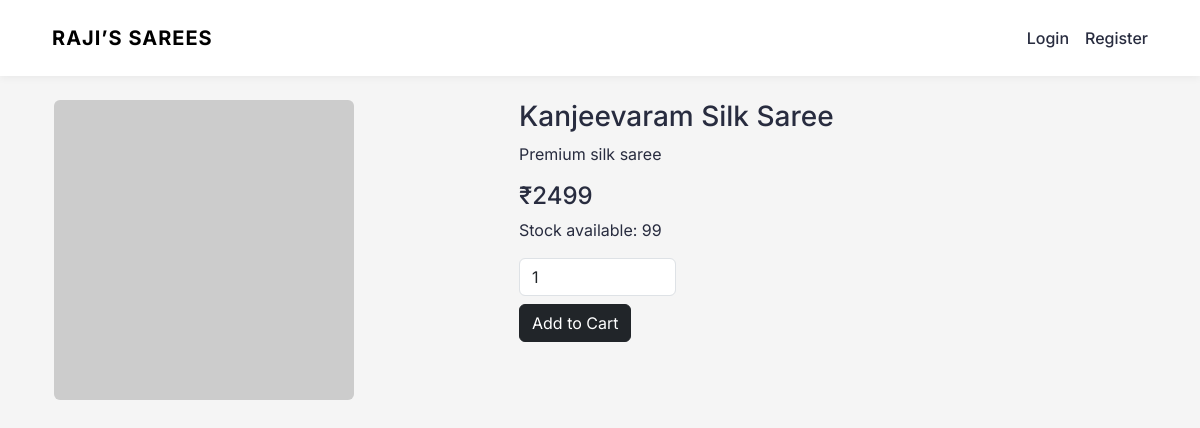
Before: /product/1 with the older database file.
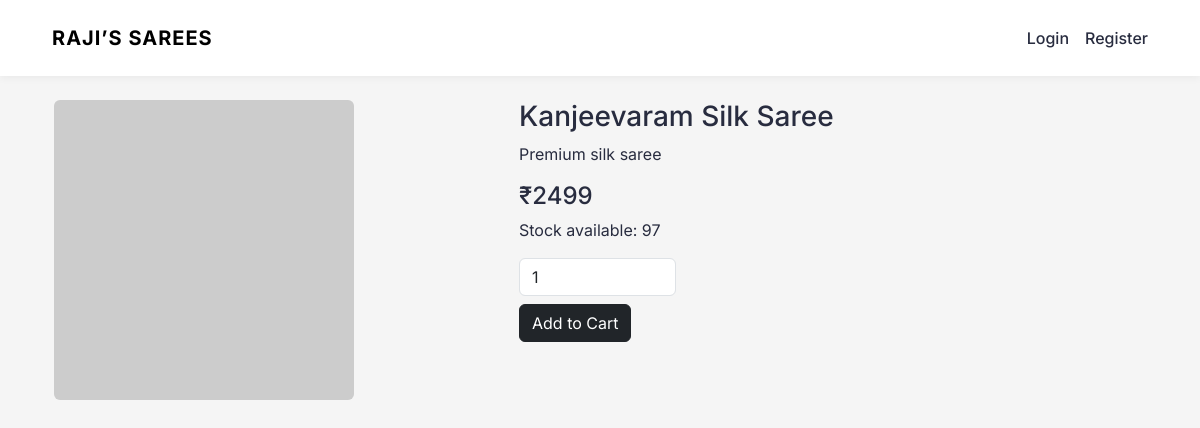
After: the same page with the newer database file.
### app.py (models this page shows)
class Product(db.Model):
    id = db.Column(db.Integer, primary_key=True)
    name = db.Column(db.String(150), nullable=False)
    price = db.Column(db.Integer, nullable=False)
    stock = db.Column(db.Integer, nullable=False)  # NEW
    image = db.Column(db.String(300), nullable=False)
    description = db.Column(db.Text, nullable=False)

### app.py (the view)
@app.route("/product/<int:id>")
def product_detail(id):
    product = Product.query.get_or_404(id)
    return render_template("product_detail.html", product=product)

### templates/product_detail.html
{% extends "base.html" %}
{% block content %}
<div class="container mt-4">
  <div class="row">
    <div class="col-md-5">
      <img src="{{ product.image }}" class="img-fluid rounded">
    </div>
    <div class="col-md-7">
      <h3>{{ product.name }}</h3>
      <p>{{ product.description }}</p>
      <h4>₹{{ product.price }}</h4>
      <p>Stock available: {{ product.stock }}</p>
      {% if product.stock > 0 %}
      <form method="POST" action="/add-to-cart/{{ product.id }}">
        <input
          type="number"
          name="quantity"
          value="1"
          min="1"
          max="{{ product.stock }}"
          class="form-control w-25 mb-2"
        >
        <button class="btn btn-dark">
          Add to Cart
        </button>
      </form>
      {% else %}
        <p class="text-danger">Out of stock</p>
      {% endif %}
    </div>
  </div>
</div>
{% endblock %}

Changed rows visible on the page:
changed Product "Kanjeevaram Silk Saree": stock "99" → "97"
